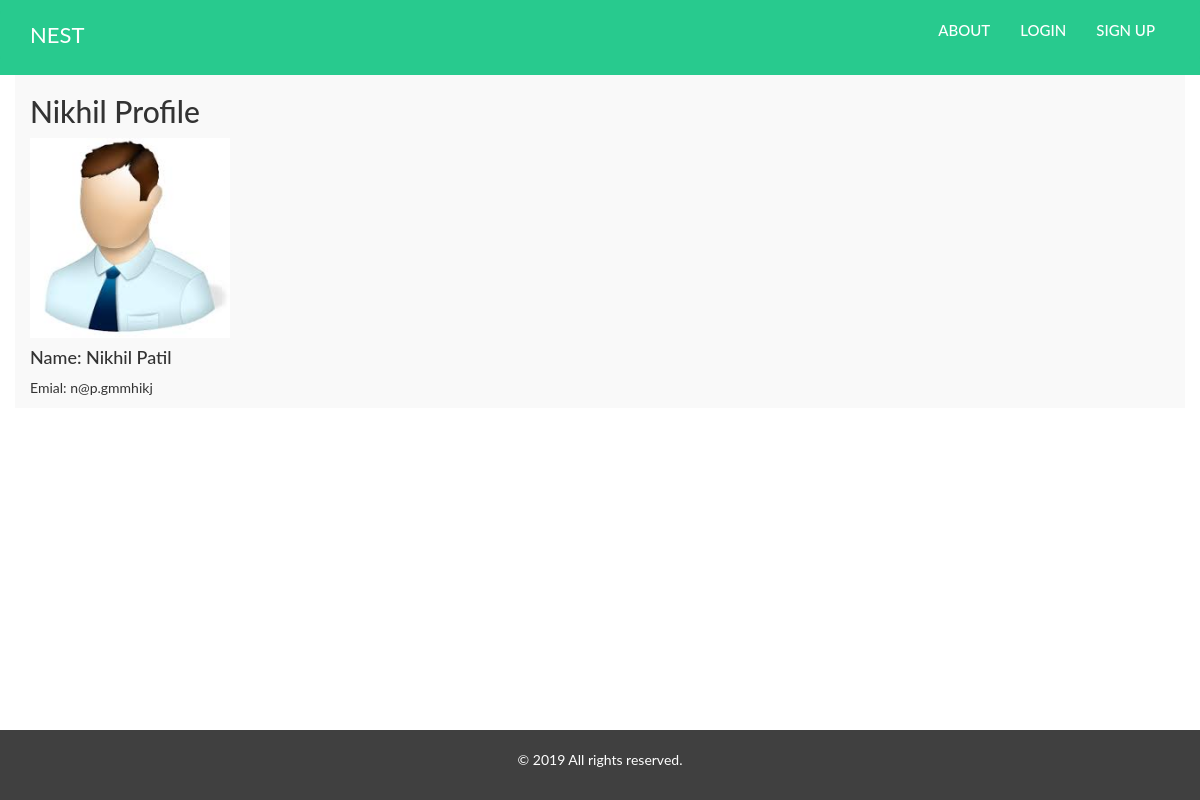
Page /ass7/friendProfile.php?id=21 (signed in) on the committed database.
### tables this page shows
CREATE TABLE `staff` (
  `id` int(11) NOT NULL,
  `firstName` char(10) NOT NULL,
  `lastName` char(10) NOT NULL,
  `email` varchar(20) NOT NULL,
  `password` varchar(10) NOT NULL,
  `picture` varchar(80) DEFAULT NULL
);

### ass7/friendProfile.php (the view, shortened to what this page needs)
<?php
include 'connectdb.php';
$id = $_GET['id'];
$query= "SELECT * FROM staff WHERE id='$id' ";
$data= mysqli_query($cid, $query);
$result= mysqli_fetch_assoc($data);
?>
<div class="container">
  <h2><?php echo $result['firstName']?> Profile</h2>
  <div class="card" style="width:400px">
    <img class="card-img-top" src="<?php echo  $result['picture']; ?>" alt="Card image" style="width:50%">
    <div class="card-body">
      <h4 class="card-title">Name: <?php echo $result['firstName']." ".$result['lastName']."<br>"; ?></h4>
      <p class="card-text">Emial: <?php echo $result['email']; ?></p>
    </div>
  </div>
  </div>

### ass7/assets/css/master.css (style rules this page uses)
.container { max-width: 1170px; width: 100%; background: #f9f9f9; margin: 0 auto; }
body { font-family: "Lato", sans-serif; }

### rows in the picture
staff: firstName "Nikhil", picture (picture), lastName "Patil", email "n@p.gmmhikj"
